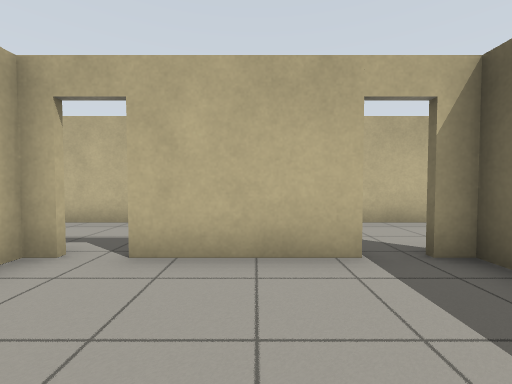
[1] (above)

17 first-person views from a walk through a world built for the Gazebo simulator. The camera is 0.94 m above the floor, tilts 2° down and sees 90° across. The floor is counted in squares, 1 m on a side. Each view is taken from the middle of a square. On the plan, view 1 faces up. The plan holds only what a view shows up to about 10 squares ahead; the rest is blank. The place goes on beyond the plan.

[2]
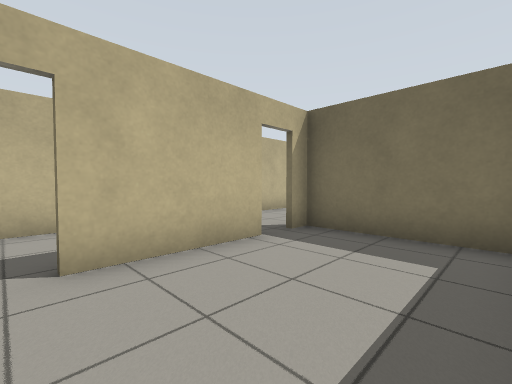

[3]
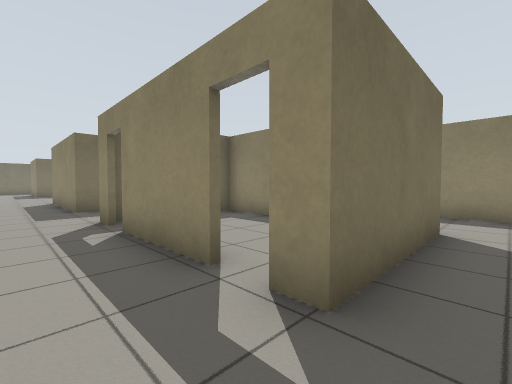

[4]
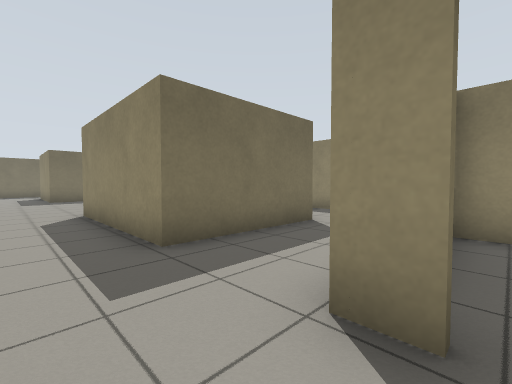

[5]
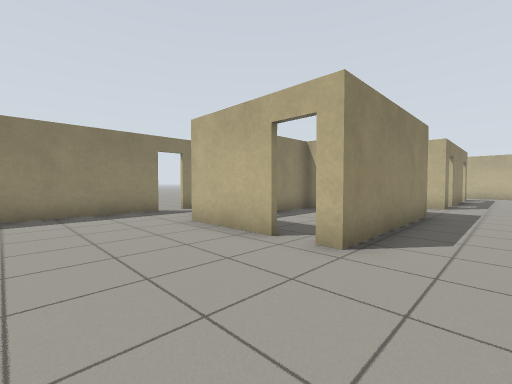

[6]
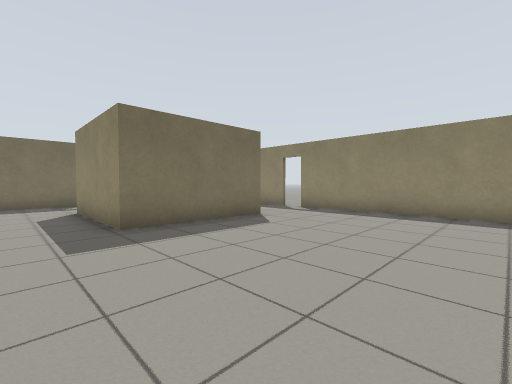

[7]
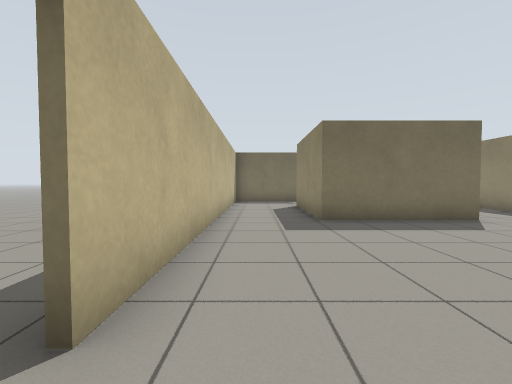

[8]
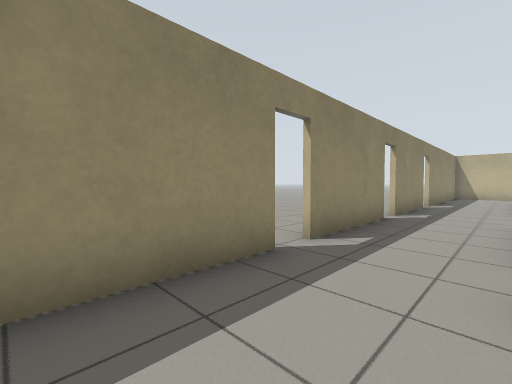

[9]
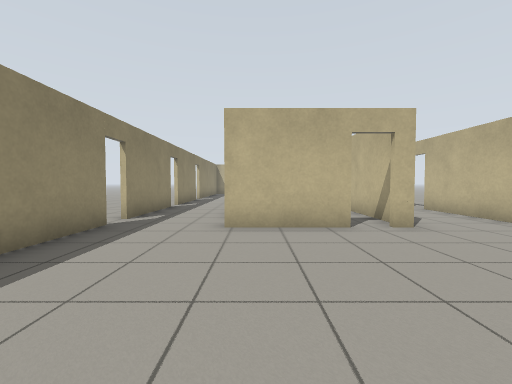

[10]
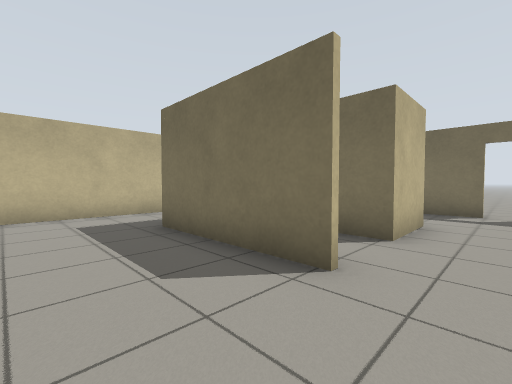

[11]
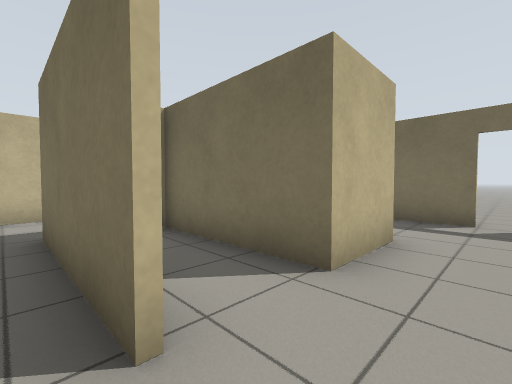

[12]
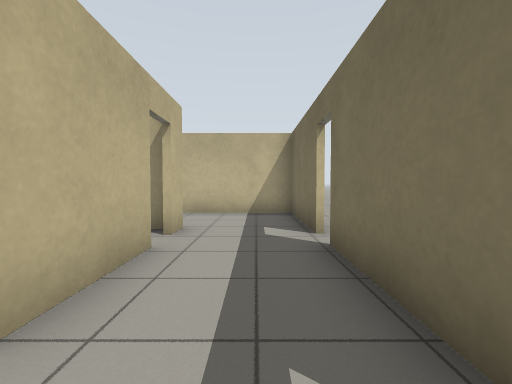

[13]
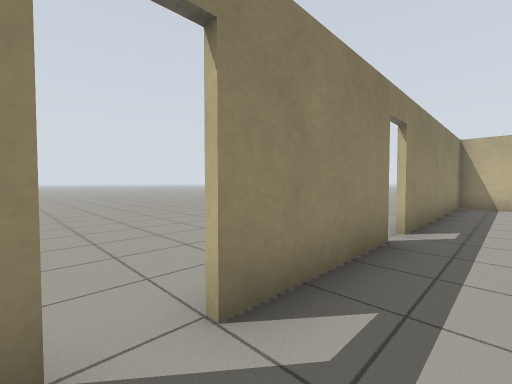

[14]
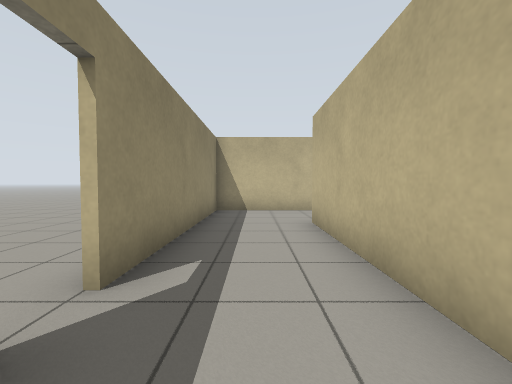

[15]
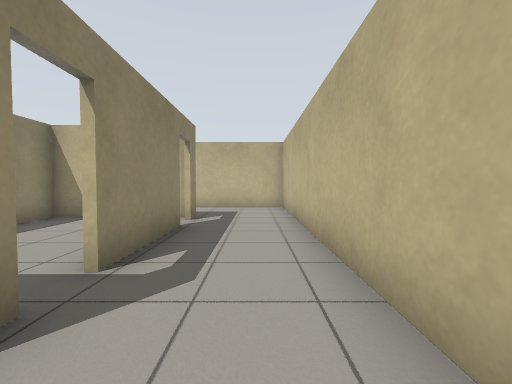

[16]
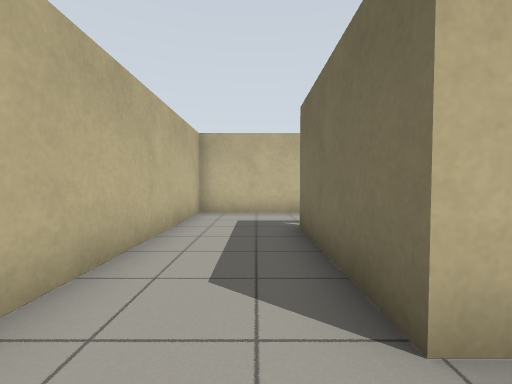

[17]
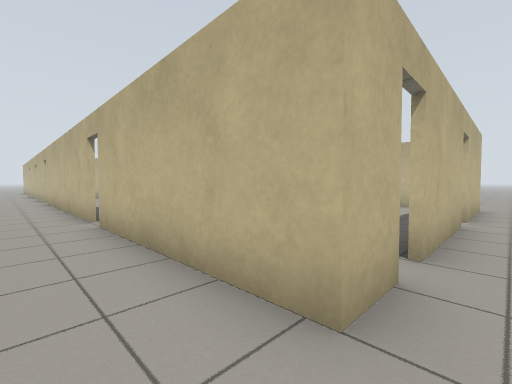

### Floor plan
Ten units are one square. View 1 is at (0, 0); x grows to the right and y downward. Boxes are objects, and circles mark ways between rooms. Rooms are numbered by the first view taken in them; rooms with no view inside come last. Other rooms are left out.
<svg viewBox="-63 -65 318 120">
<path fill="none" stroke="#000" d="M10 5 28 5 28 -32 21 -32M14 -32 -16 -32M-29 -4 -29 5 -18 5M106 -21 106 8M102 34 164 34M100 -60 67 -60M56 8 56 -33 106 -33 106 -29M59 34 94 34M175 8 175 -33 215 -33 215 -25M57 -60 -58 -60 -58 34 9 34M21 -33 29 -33 29 -28M18 7 -31 7 -31 -33 -24 -33M16 34 50 34M215 -18 215 7M-16 -33 14 -33M241 -26 241 -60 124 -60M241 15 241 -19M215 7 195 7 195 -32M192 34 206 34M164 34 179 34M243 35 188 35M58 0 58 5 75 5M100 -32 74 -32"/>
<circle cx="-20" cy="-30" r="3" fill="#2a7"/>
<circle cx="15" cy="-30" r="3" fill="#2a7"/>
<circle cx="170" cy="15" r="3" fill="#2a7"/>
<circle cx="205" cy="20" r="3" fill="#2a7"/>
<circle cx="105" cy="-25" r="3" fill="#2a7"/>
<circle cx="183" cy="33" r="3" fill="#2a7"/>
<text x="0" y="-10">1</text>
<text x="110" y="-10">2</text>
<text x="190" y="0">3</text>
<text x="220" y="40">4</text>
<text x="80" y="-10">5</text>
</svg>
Room 1 opens to room 2. Room 2 opens to room 3. Room 2 opens to room 5. Room 3 opens to room 4.

Where each view was taken, in squares from view 1:
view 1: 0 up, 0 right, facing up
view 2: 0 up, 2 left, facing up-right
view 3: 5 up, 4 left, facing down-right
view 4: 5 up, 2 right, facing down-right
view 5: 5 up, 14 right, facing down-left
view 6: 5 up, 12 right, facing down-right
view 7: 5 up, 11 right, facing right
view 8: 1 down, 13 right, facing down-left
view 9: 0 up, 16 right, facing left
view 10: 2 down, 15 right, facing up-right
view 11: 2 down, 17 right, facing up-right
view 12: 2 down, 23 right, facing up
view 13: 2 down, 6 right, facing down-left
view 14: 2 down, 3 right, facing left
view 15: 5 up, 4 right, facing left
view 16: 2 down, 4 left, facing up
view 17: 5 down, 25 right, facing up-left
